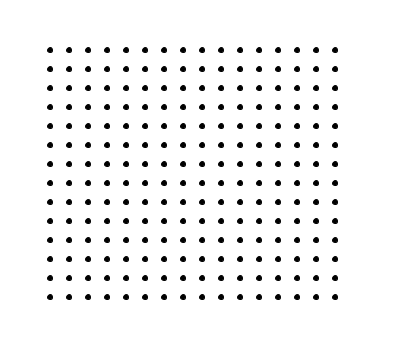
Frame 1 (no input)
Frame 60 (the mouse pressed at the canvas centre just before this capture): identical to frame 1, image omitted
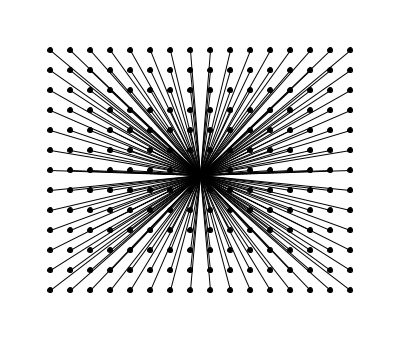
Frame 120 (the mouse held since frame 60 and released just before this capture)

The Processing sketch that drew these frames (run headless with seeded random() and noise(); from frame 60 on, the mouse is pressed at the canvas centre):

// Processing sketch: processing_56956
// ── processing_56956.pde

int option = 1; // variable x igual a 1

void setup() {
  
  size (400,350); // tamaño del sketch 
  smooth(); // dibujar figuras "suaves" (bordes)
  
}

void draw () {
  
  background (255); // fondo blanco
  
  if (option == 1) { // si el valor de option es igual a 1
    
    for (int x = 50; x<= width-50; x +=19) { // variable valor x igual a 50, x menor o igual a al ancho menos 50, x aumenta en 19
      for (int y =50; y<= height-50; y+= 19) {
        fill (0); // color circulo negro
        ellipse (x, y, 5,5); //circulo 
      }
    }
  }

else if (option ==2) {
  
   for (int x = 50; x <= width-50; x += 20) {

      for (int y = 50; y <= height-50; y+=20) { // variable valor y igual a 50, y menor o igual al alto menos 50, x aumenta en 20
        
        line(x, y, width/2, height/2); //linea
         ellipse (x, y, 5,5); // circulo
        
      }
   }
}


else if (option ==3) {
    
    for (int x = 50; x <= width-50; x += 20) {
      for (int y = 50; y <= height-50; y+=20) {
    
        line(x,y, width-48, height-57); // linea
        ellipse (x, y, 5,5); //circulo 
       //stroke (255, 200);
        
         
      }
    }
  
  }
  
  else if (option ==4) {
  
  for (int x = 50; x <= width-50; x += 20) {
      for (int y = 50; y <= height-50; y+=20) {
    
        stroke (0,100); // color de la linea negro, transparencia 100
        line(x,y, width-48, height-58); // linea
        line (x,y, 48,48); //linea 
        ellipse (x, y, 5,5); // circulo
        
      }
  }
}


else if (option ==5) {
  for (int x = 50; x <= width-50; x += 20) {
      for (int y = 50; y <= height-50; y+=20) {
    
        stroke (0,150); // color de la linea negro, transparencia 150
        ellipse (x, y, 5,5); //circulo
        line(x,y, width-48, height-58); // linea
        line (x,y, 48,48); //linea
        line (x,y, 48,294); // linea
         
      }
  }
}

else if (option ==6) {
  for (int x = 50; x <= width-50; x += 20) {
      for (int y = 50; y <= height-50; y+=20) {
    
        stroke (0,150); // color linea negro, trasparencia 150
        ellipse (x, y, 5,5); //circulo
        line (x,y, width-48, height-58); //linea
        line (x,y, 48,48); // linea
        line (x,y, 48,294); // linea
        line (x, y, 350, 48); // linea
        
      }
  }
} 
}

  
  void mousePressed () { // si es maouse es presionado el valor de option aumenta en 1
    option++;
    
    if (option > 6) option =1; // si el valor de option es mayor que 6 vuelve a 1
  }
  
